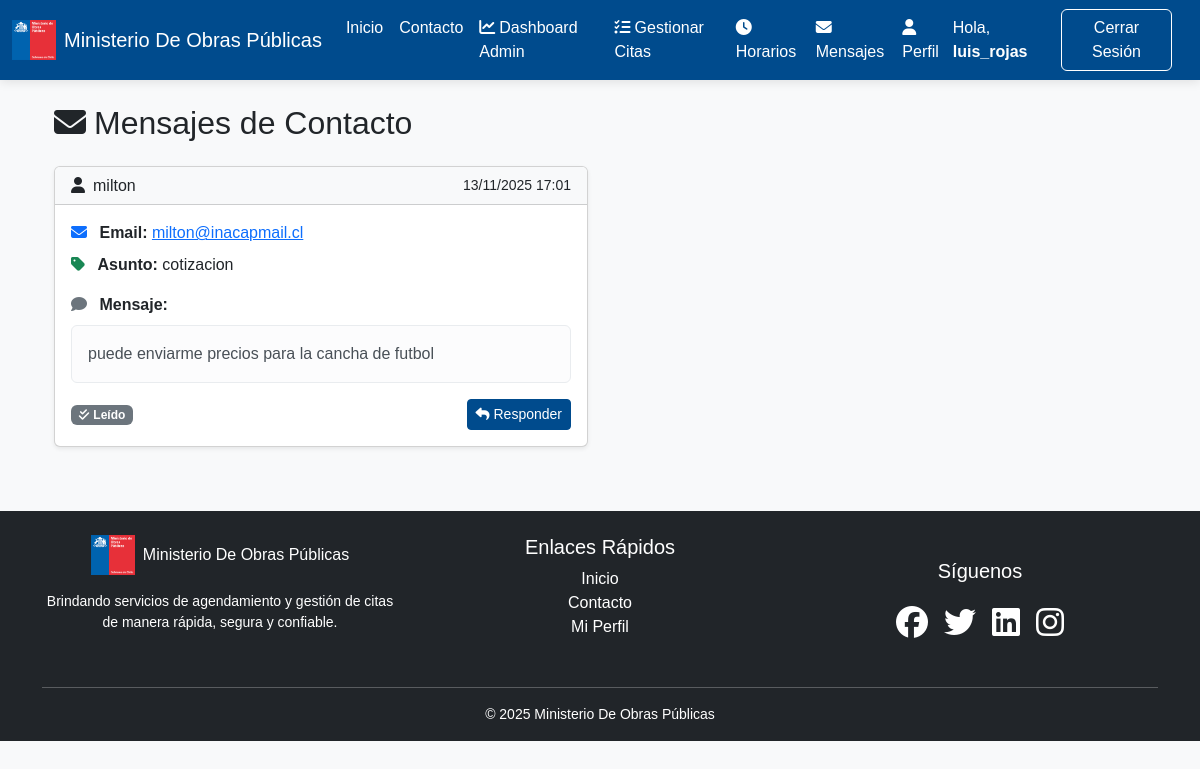
The page /worker/messages/ (signed in) on the database its author committed.
### aplicacion/models.py (models this page shows, shortened)
class ContactMessage(models.Model):
    name = models.CharField(max_length=100)
    email = models.EmailField()
    subject = models.CharField(max_length=150, blank=True)
    message = models.TextField()
    is_read = models.BooleanField(default=False)
    created_at = models.DateTimeField(auto_now_add=True)
    class Meta:
        ordering = ['-created_at']
        verbose_name = 'Mensaje de Contacto'
        verbose_name_plural = 'Mensajes de Contacto'

### aplicacion/views.py (the view)
# urls.py: path("worker/messages/", views.view_messages, name="view_messages"),
@worker_required
def view_messages(request):
    messages_list = ContactMessage.objects.order_by('-created_at')
    context = {
        'messages_list': messages_list,
    }
    return render(request, "worker/view_messages.html", context)

### templates/worker/view_messages.html (shortened to what this page needs)
{% extends "base.html" %}
{% load static %}
{% block content %}
<div class="container mt-4">
  <h2 class="mb-4"><i class="fas fa-envelope text-dark me-2"></i>Mensajes de Contacto</h2>
  {% if messages_list %}
    <div class="row">
      {% for msg in messages_list %}
        <div class="col-md-6 mb-3">
          <div class="card shadow-sm {% if not msg.is_read %}border-warning{% endif %}">
            <div class="card-header {% if not msg.is_read %}bg-warning text-dark{% else %}bg-light{% endif %}">
              <div class="d-flex justify-content-between align-items-center">
                <h6 class="mb-0">
                  <i class="fas fa-user me-2"></i>{{ msg.name }}
                </h6>
                <small>{{ msg.created_at|date:"d/m/Y H:i" }}</small>
              </div>
            </div>
            <div class="card-body">
              <div class="mb-2">
                <i class="fas fa-envelope text-primary me-2"></i>
                <strong>Email:</strong> <a href="mailto:{{ msg.email }}">{{ msg.email }}</a>
              </div>
              {% if msg.subject %}
                <div class="mb-2">
                  <i class="fas fa-tag text-success me-2"></i>
                  <strong>Asunto:</strong> {{ msg.subject }}
                </div>
              {% endif %}
              <div class="mt-3">
                <i class="fas fa-comment text-secondary me-2"></i>
                <strong>Mensaje:</strong>
                <div class="alert alert-light mt-2">
                  {{ msg.message }}
                </div>
              </div>
              <div class="d-flex justify-content-between align-items-center mt-3">
                {% if not msg.is_read %}
                  <a href="{% url 'mark_message_read' msg.id %}" class="btn btn-sm btn-success">
                    <i class="fas fa-check me-1"></i>Marcar como leído
                  </a>
                {% else %}
                  <span class="badge bg-secondary">
                    <i class="fas fa-check-double me-1"></i>Leído
                  </span>
                {% endif %}
                <a href="mailto:{{ msg.email }}" class="btn btn-sm btn-primary">
                  <i class="fas fa-reply me-1"></i>Responder
                </a>
              </div>
            </div>
          </div>
        </div>
      {% endfor %}
    </div>
  {% endif %}
</div>
{% endblock %}

### templates/base.html (shortened to what this page needs)
{% load static %}
<!DOCTYPE html>
<html lang="es">
<head>
  <link href="https://cdn.jsdelivr.net/npm/bootstrap@5.3.3/dist/css/bootstrap.min.css" rel="stylesheet">
  <link rel="stylesheet" href="https://cdnjs.cloudflare.com/ajax/libs/font-awesome/6.5.0/css/all.min.css">
</head>
<body>
  <nav class="navbar navbar-expand-lg navbar-dark">
    <div class="container-fluid">
      <a class="navbar-brand d-flex align-items-center" href="{% url 'home' %}">
        <img src="{% static 'img/logo.png' %}" alt="Logo MOP" height="40" class="me-2">
        <span>Ministerio De Obras Públicas</span>
      </a>
      <div class="collapse navbar-collapse justify-content-end" id="navbarNav">
        <ul class="navbar-nav">
          <li class="nav-item"><a class="nav-link" href="{% url 'home' %}">Inicio</a></li>
          <li class="nav-item"><a class="nav-link" href="{% url 'contact' %}">Contacto</a></li>
          {% if user.is_authenticated %}
            {% for group in user.groups.all %}
              {% if group.name == 'Trabajadores' or user.is_staff %}
                <li class="nav-item"><a class="nav-link" href="{% url 'worker_dashboard' %}"><i class="fas fa-chart-line me-1"></i>Dashboard Admin</a></li>
                <li class="nav-item"><a class="nav-link" href="{% url 'manage_appointments' %}"><i class="fas fa-tasks me-1"></i>Gestionar Citas</a></li>
                <li class="nav-item"><a class="nav-link" href="{% url 'manage_slots' %}"><i class="fas fa-clock me-1"></i>Horarios</a></li>
                <li class="nav-item"><a class="nav-link" href="{% url 'view_messages' %}"><i class="fas fa-envelope me-1"></i>Mensajes</a></li>
              {% endif %}
            {% endfor %}
            <li class="nav-item"><a class="nav-link" href="{% url 'profile' %}"><i class="fas fa-user me-1"></i>Perfil</a></li>
          {% endif %}
        </ul>
        {% if user.is_authenticated %}
          <span class="navbar-text me-2">Hola, <strong>{{ user.username }}</strong></span>
          <a class="btn btn-outline-light text-white border-white me-3" href="{% url 'logout' %}">Cerrar Sesión</a>
        {% else %}
          <a class="btn btn-outline-light me-2" href="{% url 'login' %}">Iniciar Sesión</a>
          <a class="btn btn-success" href="{% url 'register' %}">Registro</a>
        {% endif %}
      </div>
    </div>
  </nav>
  <main class="container mt-4">
    {% block content %}{% endblock %}
  </main>
  <footer class="bg-dark text-white mt-5 pt-4 pb-3 footer-hover">
    <div class="container">
      <div class="row">
        <div class="col-md-4 mb-3 d-flex flex-column align-items-center">
          <a class="d-flex align-items-center mb-2 text-white text-decoration-none" href="{% url 'home' %}">
            <img src="{% static 'img/logo.png' %}" alt="Logo MOP" height="40" class="me-2">
            <span>Ministerio De Obras Públicas</span>
          </a>
          <p class="small mt-2 text-center">
            Brindando servicios de agendamiento y gestión de citas de manera rápida, segura y confiable.
          </p>
        </div>
        <div class="col-md-4 mb-3 d-flex flex-column align-items-center">
          <h5>Enlaces Rápidos</h5>
          <ul class="list-unstyled text-center">
            <li><a href="{% url 'home' %}" class="text-white text-decoration-none footer-link">Inicio</a></li>
            <li><a href="{% url 'contact' %}" class="text-white text-decoration-none footer-link">Contacto</a></li>
            {% if user.is_authenticated %}
              <li><a href="{% url 'profile' %}" class="text-white text-decoration-none footer-link">Mi Perfil</a></li>
            {% endif %}
          </ul>
        </div>
        <div class="col-md-4 d-flex flex-column justify-content-center align-items-center">
          <h5 class="mb-3">Síguenos</h5>
          <div class="d-flex justify-content-center align-items-center gap-3">
            <a href="#" class="social-icon"><i class="fab fa-facebook"></i></a>
            <a href="#" class="social-icon"><i class="fab fa-twitter"></i></a>
            <a href="#" class="social-icon"><i class="fab fa-linkedin"></i></a>
            <a href="#" class="social-icon"><i class="fab fa-instagram"></i></a>
          </div>
        </div>
      </div>
      <hr class="bg-light">
      <div class="text-center small">
        &copy; 2025 Ministerio De Obras Públicas
      </div>
    </div>
  </footer>
</body>
</html>

### templates/base.html (style rules this page uses)
body { background: #f8f9fa; font-family: "Poppins", sans-serif; }
.navbar { background: linear-gradient(90deg, #004b8d, #004b8d); box-shadow: 0 2px 10px rgba(0, 0, 0, 0.1); }
.navbar-brand img { height: 40px; margin-right: 10px; }
.navbar-brand, .nav-link, .navbar-text { color: #fff !important; }
.btn-primary { background-color: #004b8d !important; border-color: #004b8d !important; }
footer { background: #004b8d; color: #fff; text-align: center; padding: 15px 0; margin-top: 40px; }
.footer-hover { transition: transform 0.3s ease, box-shadow 0.3s ease; }
.footer-link { color: #ffffff !important; transition: color 0.3s, text-decoration 0.3s; }
.social-icon { color: #ffffff !important; font-size: 2rem; transition: transform 0.3s, color 0.3s; }

### rows shown on the page
ContactMessage: name "milton", created_at "13/11/2025 17:01", email "milton@inacapmail.cl", subject "cotizacion", message "puede enviarme precios para la cancha de futbol", is_read True (drawn)

### other values the page prints
{{ user.username }} "luis_rojas"
